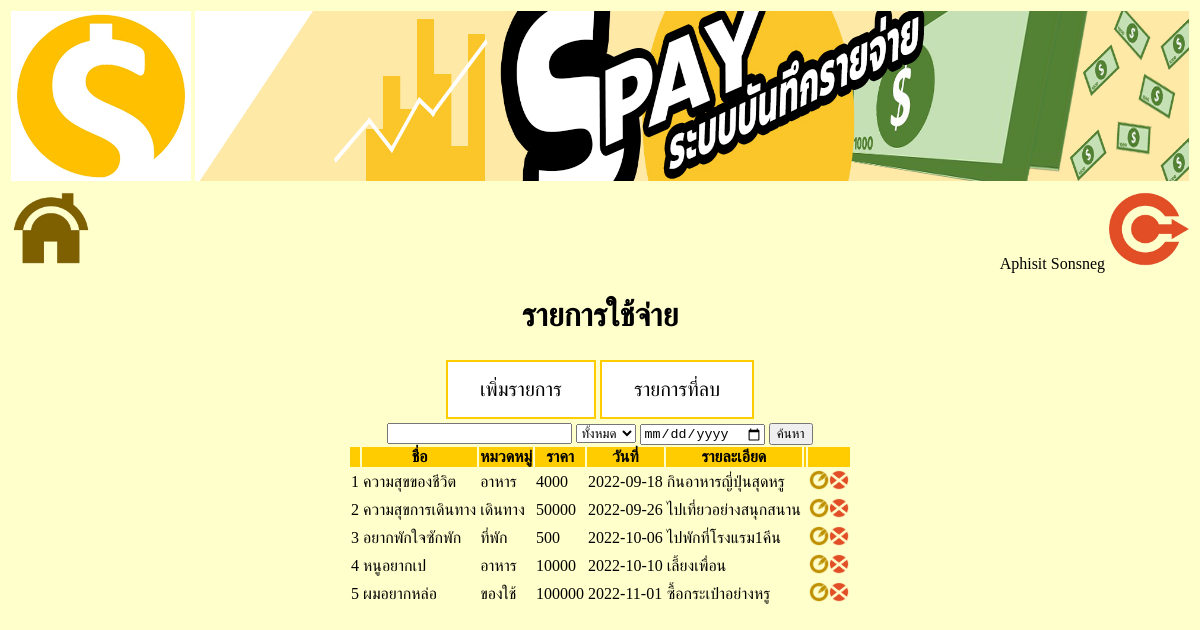
Screenshot of /f_spay_list.php (signed in) with the database file from the repository.
### tables this page shows
CREATE TABLE `payment` (
  `id` int(11) NOT NULL,
  `name` text  NOT NULL,
  `payment_type_id` int(11) NOT NULL,
  `date` date NOT NULL,
  `description` text  NOT NULL,
  `amount` decimal(10,0) NOT NULL,
  `is_delete` tinyint(1) NOT NULL,
  `user` varchar(10)  NOT NULL
);

CREATE TABLE `payment_type` (
  `id` int(11) NOT NULL,
  `name` text  NOT NULL,
  `description` text  NOT NULL,
  `is_delete` tinyint(1) NOT NULL,
  `last_update` datetime NOT NULL,
  `user` varchar(10)  NOT NULL
);

### f_spay_list.php (the view, shortened to what this page needs)
<!DOCTYPE html>
<html>
<head>
</head>
<body bgcolor ="#FFFFCC">
<?php
require_once("db_connect.php");
require_once("header.php");
?>
<tr>
 <td>
 <center>
<?php
echo "<h1 align='center'>รายการใช้จ่าย</h1>\n";
 $string =  '<input type="button" button class="button button1" onclick="window.location.href=\'f_spay_addlist.php\'" value="เพิ่มรายการ">'.
 '<input type="button" button class="button button1" onclick="window.location.href=\'f_spay_deletelist.php\'" value="รายการที่ลบ">';
 echo $string;
?>
</center>
</td>
</tr>
<center>
<?php
$kw='';
$q = (int)(isset($_POST['q']))?$_POST['q'] : 0;
if ($q > 0) {
    $kw .= " AND p.payment_type_id='$q' ";
} else {
    $kw = "";
}
$searchtext = $_POST['searchtext'];
$date = $_POST['date'];
echo "<form method='post' action='f_spay_list.php'>\n";
echo"<td><input type='text' name='searchtext' value='".$searchtext."'></td>\n";
echo"<td>";
echo "<select name='q' id='q' value='".$q."'>\n";
echo "<option value='0'>ทั้งหมด</option>\n";
echo "</select>";
echo "</td>\n";
echo"<td><input type='date' name='date' value='".$date."'></td>\n";
echo "<td colspan='8'><input type='submit' value='ค้นหา'></td>\n";
echo "</form>\n";
?>
</center>
<center>
<?php
echo "<form method='post' action=''>\n";
echo "<table>\n";
echo "<tr bgcolor='#FFCC00'>\n";
echo "<th></th>\n";
echo "<th>ชื่อ</th>\n";
echo "<th>หมวดหมู่</th>\n";
echo "<th>ราคา</th>\n";
echo "<th>วันที่</th>\n";
echo "<th>รายละเอียด</th>\n";
echo "<th></th>\n";
echo "<th></th>\n";
echo "</tr>\n";
$sql  = "SELECT p.id, p.name, p.payment_type_id, p.date, p.description, p.amount ,t.name as payment_type_name ";
$sql .=	"FROM payment p left join payment_type t on p.payment_type_id = t.id where p.is_delete != 1 and p.user = '". $_SESSION["user"] ."' ".$kw ;
$sql .=	"ORDER BY p.id, p.name";
$rs = $db_conn->query($sql)
	or die ("Error: " . $sql . "<br/><br/>");
if($rs->num_rows > 0) {
	$i = 1;
	while($row = $rs->fetch_assoc()) {
		echo "<tr>\n";
    echo "<td>".$i."</td>\n";
		echo "<td>".$row["name"]."</td>\n";
        echo "<td>".$row["payment_type_name"]."</td>\n";
        echo "<td>".$row["amount"]."</td>\n";
        echo "<td>".$row["date"]."</td>\n";
		echo "<td>".$row["description"]."</td>\n";
		echo "<td>";
		echo "</td>\n";
		echo "<td align='center'>";
		echo "<a href='f_spay_updatelist.php?id=".$row["id"]."'/>";
		echo "<img src='./image/edit.png' height='20'/></a>";
		echo "<a href='spay_deletelist.php?id=".$row["id"]."'/>";
		echo "<img src='./image/delete.png' height='20'/></a></td>\n";
		echo "</tr>\n";
		$i++;
	}
}
else
{
	echo "<tr>\n";
	echo "<td colspan='8'>Data not found.</td>\n";
	echo "</tr>\n";
}
?>
</center>
</body>
</html>

### header.php (shortened to what this page needs)
<?php
echo "<table width='100%' border='0'>\n";
echo "<tr>\n";
echo "<td valign='top' width='150'>\n";
echo "	<img src='./image/logo1.jpg' width='180' height='170'></td>\n";
echo "<td align='right' valign='top'>\n";
echo "  <img src='./image/banner1.jpg' width='100%' height='170'/></td>\n";
echo "</tr>\n";
echo "<tr bgcolor='#FFFFCC'>\n";
echo "<td><a href='./f_spay_home.php'>";
echo "		<img src='./image/home1.png' width='80'></a></td>\n";
echo "<td align='right'>";
echo		$_SESSION["firstname"] . " " . $_SESSION["lastname"] . "\n";
echo "  <a href='./logout.php'>";
echo "		<img src='./image/logout2.png' width='80'/></a></td>\n";
echo "</tr>\n";
echo "</table>\n";
?>

### f_spay_list.php (style rules this page uses)
.button { border: none; color: white; padding: 16px 32px; text-align: center; text-decoration: none; display: inline-block; font-size: 20px; margin: 4px 2px; transition-duration: 0.4s; cursor: pointer; }
.button1 { background-color: white; color: black; border: 2px solid #FFCC00; }

### rows the page displays
payment: name "ความสุขของชีวิต", payment_type.name "อาหาร", amount "4000", date "2022-09-18", description "กินอาหารญี่ปุ่นสุดหรู"
payment: name "ความสุขการเดินทาง", payment_type.name "เดินทาง", amount "50000", date "2022-09-26", description "ไปเที่ยวอย่างสนุกสนาน"
payment: name "อยากพักใจซักพัก", payment_type.name "ที่พัก", amount "500", date "2022-10-06", description "ไปพักที่โรงแรม1คีน"
payment: name "หนูอยากเป", payment_type.name "อาหาร", amount "10000", date "2022-10-10", description "เลี้ยงเพื่อน"
payment: name "ผมอยากหล่อ", payment_type.name "ของใช้", amount "100000", date "2022-11-01", description "ซื้อกระเป๋าอย่างหรู"

### other values shown
$_SESSION["firstname"] "Aphisit"
$_SESSION["lastname"] "Sonsneg"
